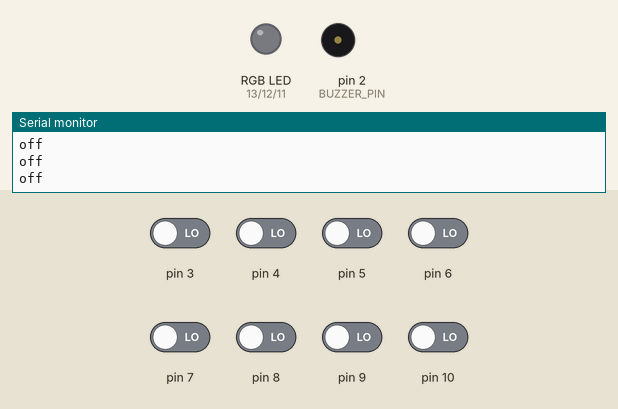
Simulated run of this sketch. Board: Arduino Uno, built with avr-gcc and run on an emulated ATmega328P. Shown: an RGB LED mixed from three pins (HIGH = lit), buzzer (waves = sounding), the last lines printed to the serial monitor. Inputs (shaded band) come from the test bench; at power-on: pin 3–10 LOW.

Above: at 1.2 s.
1.3 s: pin 3 driven HIGH
At 1.7 s:
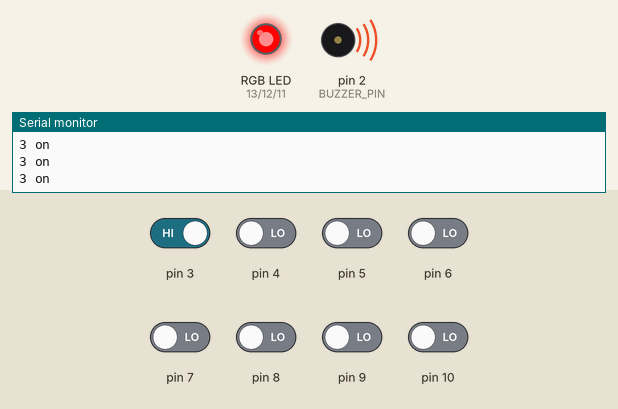
2.8 s: pin 3 driven LOW
At 3.5 s:
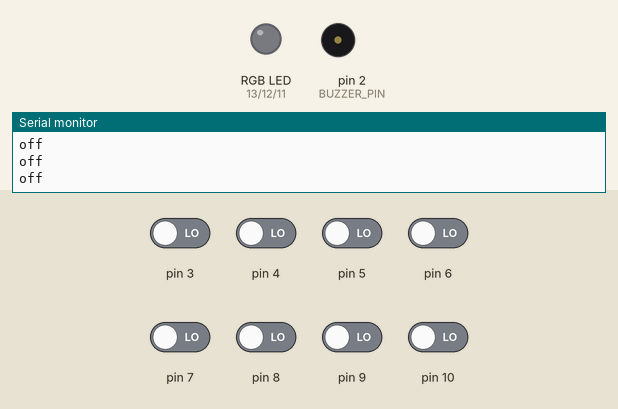
4.3 s: pin 10 driven HIGH
At 12.1 s:
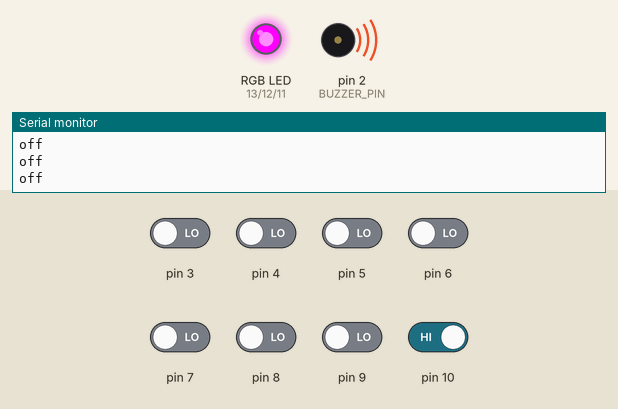
Timing chart, 0 to 13.3 s (numbered marks = the images above; inputs shaded):
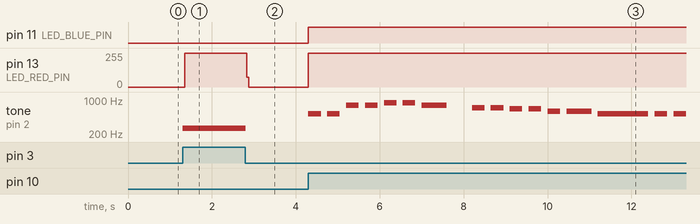

Measured:
- after the input at 1.3 s, pin 13 (LED_RED_PIN): 0/255 → 254/255 after 0.05 s; tone on pin 2 (BUZZER_PIN): silent → 262 Hz at once
- after the input at 2.8 s, pin 13 (LED_RED_PIN): 254/255 → 0/255 at once; tone on pin 2 (BUZZER_PIN): 262 Hz → silent at once
- after the input at 4.3 s, pin 11 (LED_BLUE_PIN): LOW → HIGH at once; pin 13 (LED_RED_PIN): 0/255 → 255/255 at once; tone on pin 2 (BUZZER_PIN): plays 523 Hz for 0.30 s, 523 Hz for 0.30 s, 784 Hz for 0.30 s, 784 Hz for 0.30 s, 880 Hz for 0.30 s, 880 Hz for 0.30 s … (16 notes in this stretch), starting at once

The sketch:

melody-button.ino
```cpp
#define BUZZER_PIN 2   // LED의 R 핀과 연결된 아두이노 핀 번호
#define LED_RED_PIN 13   // LED의 R 핀과 연결된 아두이노 핀 번호
#define LED_GREEN_PIN 12 // LED의 G 핀과 연결된 아두이노 핀 번호
#define LED_BLUE_PIN 11  // LED의 B 핀과 연결된 아두이노 핀 번호

#define NOTE_C4  262 //4옥타브 도에 해당하는 주파수
#define NOTE_D4  294 //4옥타브 레에 해당하는 주파수
#define NOTE_E4  330 //4옥타브 미에 해당하는 주파수
#define NOTE_F4  349 //4옥타브 파에 해당하는 주파수
#define NOTE_G4  392 //4옥타브 솔에 해당하는 주파수
#define NOTE_A4  440 //4옥타브 라에 해당하는 주파수
#define NOTE_B4  494 //4옥타브 시에 해당하는 주파수
#define NOTE_C5  523 //5옥타브 도에 해당하는 주파수
#define NOTE_D5  587
#define NOTE_E5  659
#define NOTE_F5  698
#define NOTE_G5  784
#define NOTE_A5  880
#define NOTE_B5  988
#define NOTE_C6  1047

#define MUTE 0 //무음 처리를 위해서 추가

#define TEMPO 300 //템포를 바꾸면 멜로디가 빨리 재생됩니다.

//tone과 beat라는 변수를 갖는 sound 구조체를 정의합니다.
struct sound {
    int tone;
    int beat;
};

//주파수와 음의 길이 정보를 갖는 구조체의 배열
//위에서 정한 sound 구조체를 여러개 가지고 있는 리스트를 정의합니다.
//15개의 정보를 리스트에 넣어주었습니다.
struct sound littleStar[] = { //주파수와 음의 길이 정보를 갖는 구조체의 배열
  {NOTE_C5, 1}, {NOTE_C5, 1}, {NOTE_G5, 1}, {NOTE_G5, 1}, {NOTE_A5, 1},
  {NOTE_A5, 1}, {NOTE_G5, 2}, {MUTE, 1}, {NOTE_F5, 1}, {NOTE_F5, 1},
  {NOTE_E5, 1}, {NOTE_E5, 1}, {NOTE_D5, 1}, {NOTE_D5, 2}, {NOTE_C5, 4},
};
int littleStarCount = 15; //리스트 길이를 정해줍니다.

//playMelody 함수는 멜로디를 연주하는 함수입니다.
void playMelody(sound soundList[], int soundListCount) {
    //soundListCount 만큼 반복하면서 차례대로 소리를 연주합니다
    for(int i = 0; i < soundListCount; i++)
    {
        if (soundList[i].tone == MUTE) { //주파수가 MUTE인 경우
            noTone(BUZZER_PIN); //소리를 내지 않습니다
        } else {
            tone(BUZZER_PIN, soundList[i].tone); //soundList의 i번째 주파수를 재생
        }
        delay(soundList[i].beat * TEMPO); //beat * TEMPO 만큼 연주

        noTone(BUZZER_PIN); //재생중지
        delay(TEMPO/2); //음과 음사이 반박자 대기
    }
}

void setup() {
    pinMode(3, INPUT);   // 디지털 3번핀을 입력모드로 설정
    pinMode(4, INPUT);   // 디지털 4번핀을 입력모드로 설정
    pinMode(5, INPUT);   // 디지털 5번핀을 입력모드로 설정
    pinMode(6, INPUT);   // 디지털 6번핀을 입력모드로 설정
    pinMode(7, INPUT);   // 디지털 7번핀을 입력모드로 설정
    pinMode(8, INPUT);   // 디지털 8번핀을 입력모드로 설정
    pinMode(9, INPUT);   // 디지털 9번핀을 입력모드로 설정
    pinMode(10, INPUT);  // 디지털 10번핀을 입력모드로 설정

    pinMode(BUZZER_PIN, OUTPUT);     // 디지털 2번핀을 출력모드로 설정
    pinMode(LED_RED_PIN, OUTPUT);    // 디지털 11번핀을 출력모드로 설정
    pinMode(LED_GREEN_PIN, OUTPUT);  // 디지털 12번핀을 출력모드로 설정
    pinMode(LED_BLUE_PIN, OUTPUT);   // 디지털 13번핀을 출력모드로 설정
    Serial.begin(9600);              // 디버깅을 위한 시리얼 통신 설정
}

void loop() {
    digitalWrite(LED_RED_PIN, LOW);   // LED의 R 핀을 출력을 LOW으로 변경
    digitalWrite(LED_GREEN_PIN, LOW); // LED의 G 핀을 출력을 LOW으로 변경
    digitalWrite(LED_BLUE_PIN, LOW);  // LED의 B 핀을 출력을 LOW으로 변경

    if (digitalRead(3) == HIGH) {         // 만약 10번핀에 HIGH신호가 입력되면
        tone (BUZZER_PIN, NOTE_C4);           // 2번핀에 주파수 246의 신호를 출력
        digitalWrite(LED_RED_PIN, HIGH);  // LED_RED_PIN 핀의 출력을 HIGH로 설정하여 LED 모듈(빨간색) 발광
        Serial.println("3 on");          // 아두이노 IDE 시리얼 모니터에 "9 on" 출력
    }

    else if (digitalRead(4) == HIGH) {    // 위 조건이 해당 하지 않고 만약 8번에 HIGH 신호가 입력되면
        tone (BUZZER_PIN, NOTE_D4);           // 2번핀에 주파수 261의 신호를 출력
        digitalWrite(LED_GREEN_PIN, HIGH);// LED_GREEN_PIN핀의 출력을 HIGH로 설정하여 LED 모듈(초록색) 발광
        Serial.println("4 on");
    }

    else if (digitalRead(5) == HIGH) {    // 위 조건이 해당 하지 않고 만약 9번핀에 HIGH신호가 입력되면
        tone (BUZZER_PIN, NOTE_E4);           // 2번핀에 주파수 294의 신호를 출력
        digitalWrite(LED_BLUE_PIN,HIGH);  // LED_BLUE_PIN핀의 출력을 HIGH로 설정하여 LED 모듈(파란색) 발광
        Serial.println("5 on");
    }

    else if (digitalRead(6) == HIGH) {
        tone (BUZZER_PIN, NOTE_F4);
        digitalWrite(LED_RED_PIN,HIGH);
        Serial.println("6 on");
    }

    else if (digitalRead(7) == HIGH) {
        tone (BUZZER_PIN, NOTE_G4);
        digitalWrite(LED_GREEN_PIN, HIGH);
        Serial.println("7 on");
    }

    else if (digitalRead(8) == HIGH) {
        tone (BUZZER_PIN, NOTE_A4);
        digitalWrite(LED_BLUE_PIN, HIGH);
        Serial.println("8 on");
    }

    else if (digitalRead(9) == HIGH) {
        tone (BUZZER_PIN, NOTE_B4);
        digitalWrite(LED_RED_PIN, HIGH);
        Serial.println("9 on");
    }

    else if (digitalRead(10) == HIGH) {
        digitalWrite(LED_RED_PIN, HIGH);
        digitalWrite(LED_BLUE_PIN, HIGH);
        //멜로디를 연주하는 함수 playMelody를 호출합니다.
        playMelody(littleStar, littleStarCount);
        Serial.println("10 on");
    }

    else{
        noTone(BUZZER_PIN); // 아무 입력이 없을때 2번 핀의 Tone 함수 사용 안함
        Serial.println("off");
    }
}
```
